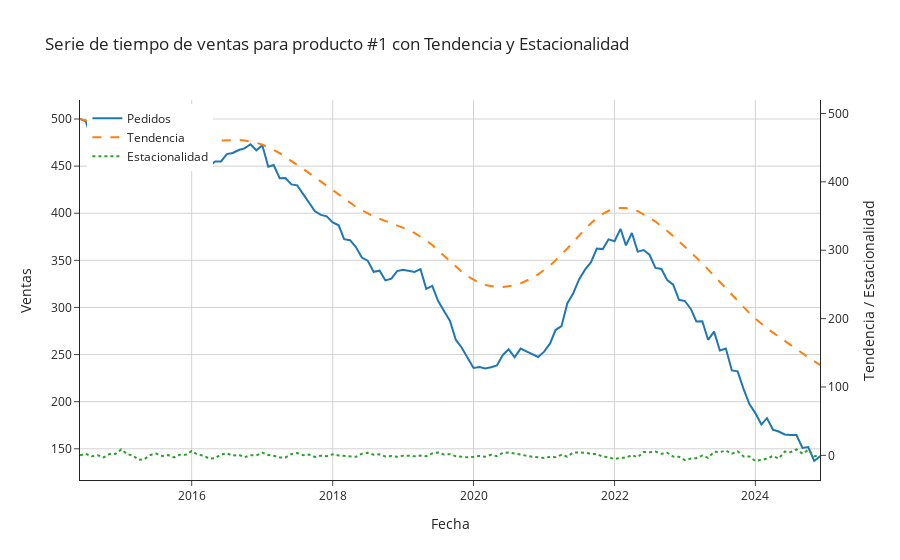
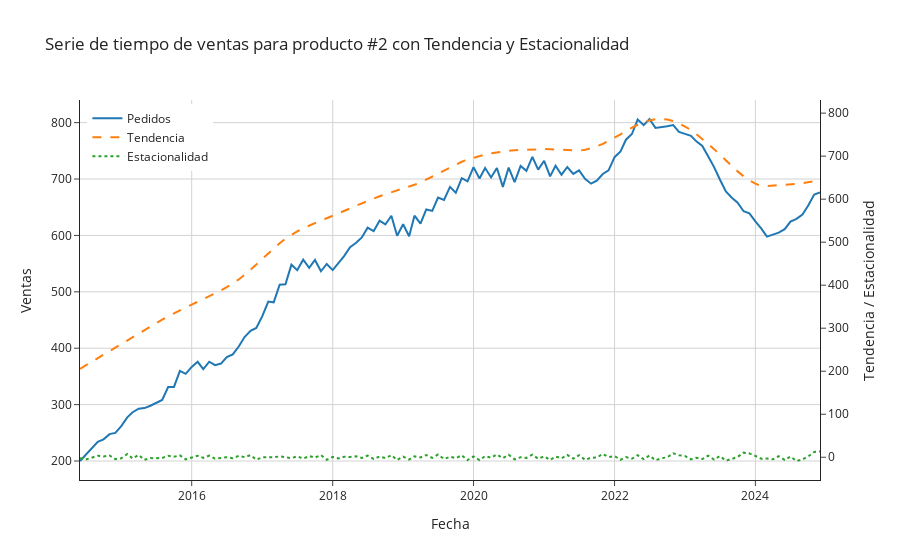

The code cell stored with these charts, in order, in its notebook:
### Markdown cell above
## Descomposición STL

### Code cell
# Descomposición STL de ambas series

stl_producto1 = STL(df["producto1"], seasonal=13)
stl_producto2 = STL(df["producto2"], seasonal=13)
result_producto1 = stl_producto1.fit()
result_producto2 = stl_producto2.fit()

df["producto1_trend"] = result_producto1.trend
df["producto1_seasonal"] = result_producto1.seasonal
df["producto2_trend"] = result_producto2.trend
df["producto2_seasonal"] = result_producto2.seasonal

# graficar usando plotly
graficar_serie_con_descomposicion(df, "producto #1", "producto1")
graficar_serie_con_descomposicion(df, "producto #2", "producto2")
